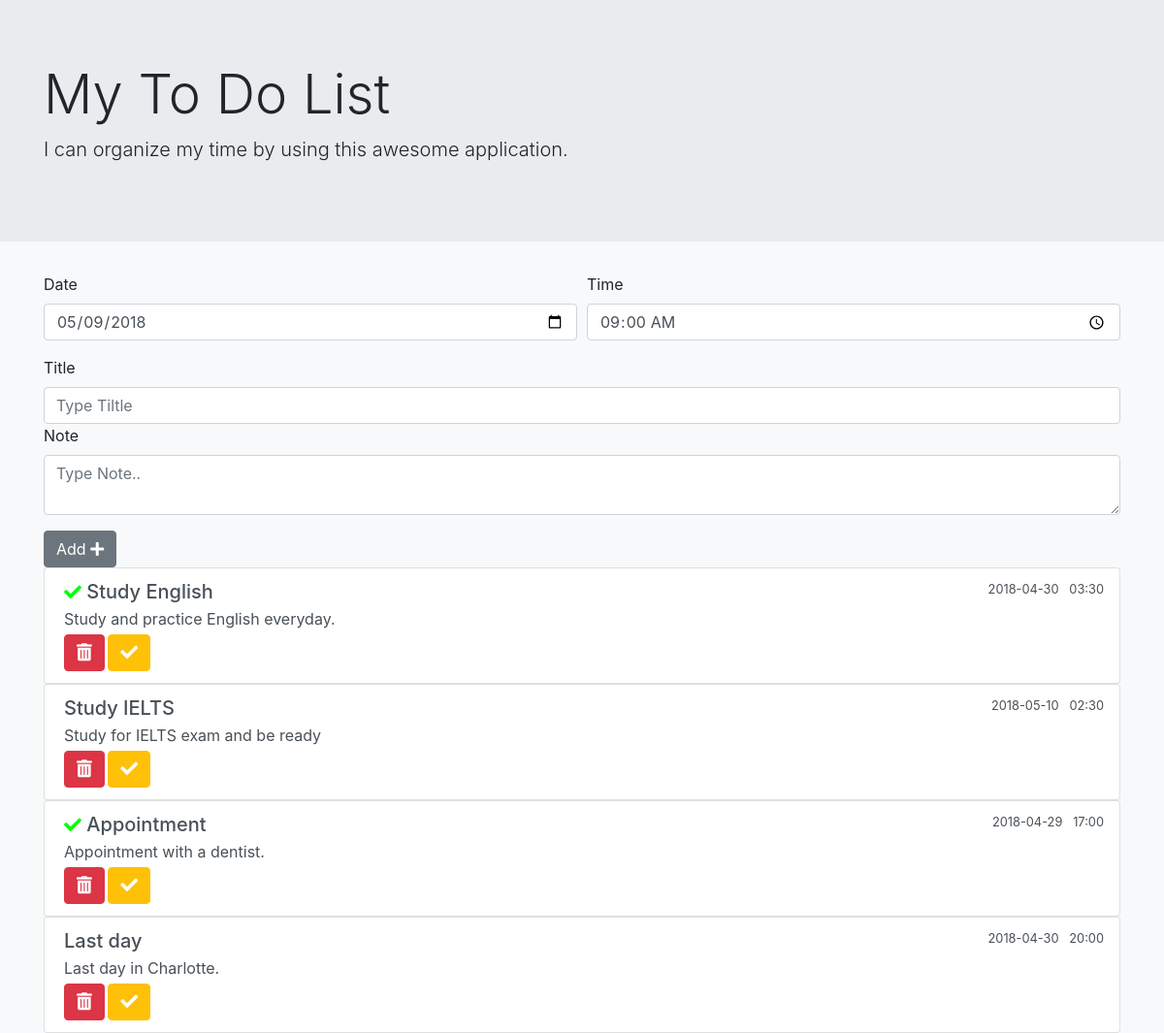
The page / on the database its author committed.
### tables this page shows
CREATE TABLE `list` (
  `id` int(11) NOT NULL,
  `sit` int(11) NOT NULL,
  `title` varchar(255) NOT NULL,
  `note` text NOT NULL,
  `date` date NOT NULL,
  `time` varchar(255) NOT NULL
);

### index.php (the view, shortened to what this page needs)
<!doctype html>
<html lang="en">
  <head>
    <link rel="stylesheet" href="https://stackpath.bootstrapcdn.com/bootstrap/4.1.0/css/bootstrap.min.css">
    <link rel="stylesheet" href="https://use.fontawesome.com/releases/v5.0.10/css/all.css">
    <link rel="stylesheet" href="style.css">
  </head>
  <body class="bg-light">
    <div class="jumbotron jumbotron-fluid">
      <div class="container">
        <h1 class="display-4">My To Do List</h1>
        <p class="lead">I can organize my time by using this awesome application.</p>
      </div>
    </div>
    <div class="container">
      <form action="index.php" method="post">
        <div class="form-row">
          <div class="form-group col-md-6">
            <label for="inputDate4">Date</label>
            <input type="date" name="date" class="form-control" id="inputDate4" value="<?=date("Y-m-d");?>" required>
          </div>
          <div class="form-group col-md-6">
            <label for="inputTime4">Time</label>
            <input type="time" name="time" class="form-control" id="inputTime4" value="<?=date("h:i");?>" required>
          </div>
        </div>
        <div class="form-group">
          <label for="inputTitle">Title</label>
          <input type="text" name="title" class="form-control" id="inputTitle" placeholder="Type Tiltle" required>
        </div>
        <div class="form-group">
          <label for="inputNote2">Note</label>
          <textarea class="form-control" name="note" id="inputNote2" rows="2" placeholder="Type Note.." required></textarea>
        </div>
        <button type="submit" name="add" class="btn btn-secondary">Add <i class="fas fa-plus" style="font-size:16px;"></i></button>
      </form>
<?php
$select = mysql_query("SELECT * FROM list");
while($row=mysql_fetch_assoc($select)){
$curDate = date("Y-m-d");
if($row['date'] == $curDate){
  $dd='<b>TODAY!<b>';
}else{
  $dd=$row['date'];
}
  echo'
      <div class="list-group">
        <button href="#" class="list-group-item list-group-item-action flex-column align-items-start">
          <div class="d-flex w-100 justify-content-between">
            <h5 class="mb-1">';
      if($row['sit'] == 1){
        echo'
            <i class="fas fa-check" style="color:#00FF00;"></i> '.$row['title'].'
        ';
        }else{
          echo $row['title'];
        }
  echo'
            </h5>
            <small class="ds">'.$dd.' &nbsp; '.$row['time'].'</small>
          </div>
          <p class="mb-1">'.$row['note'].'</p>
          <small><a href="index.php?act=delete&id='.$row['id'].'" class="btn btn-danger"><i class="fas fa-trash-alt"></i></a> <a href="index.php?act=cross&id='.$row['id'].'" class="btn btn-warning"><i class="fas fa-check"></i></a></small>
        </button>
      </div>
  ';
}
?>
    </div>
  </body>
</html>

### style.css (style rules this page uses)
* { box-sizing: border-box; }
i { color: white; font-size: 18px; }
input { border: none; width: 75%; padding: 10px; float: left; font-size: 16px; }

### index.php (style rules this page uses)
.ds { position: absolute; right: 0; top: 0; padding: 12px 16px 12px 16px; }

### rows shown on the page
list: title "Study English", date "2018-04-30", time "03:30", note "Study and practice English everyday."
list: title "Study IELTS", date "2018-05-10", time "02:30", note "Study for IELTS exam and be ready"
list: title "Appointment", date "2018-04-29", time "17:00", note "Appointment with a dentist."
list: title "Last day", date "2018-04-30", time "20:00", note "Last day in Charlotte."
